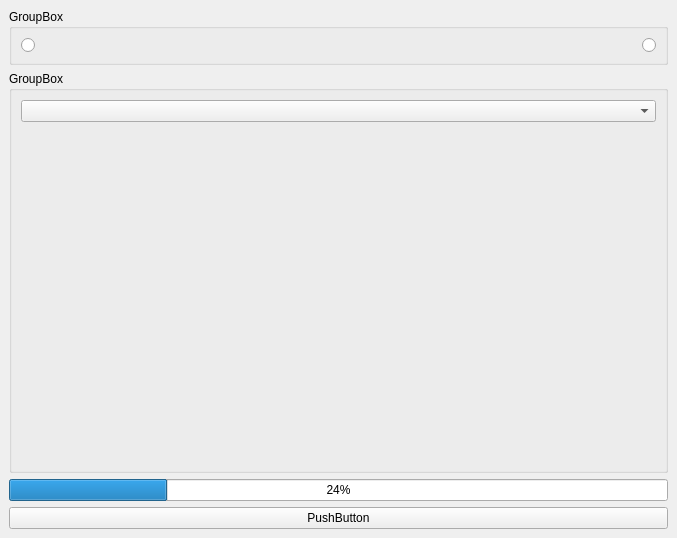
<?xml version="1.0" encoding="UTF-8"?>
<ui version="4.0">
 <class>MainWindow</class>
 <widget class="QMainWindow" name="MainWindow">
  <property name="geometry">
   <rect>
    <x>0</x>
    <y>0</y>
    <width>677</width>
    <height>538</height>
   </rect>
  </property>
  <property name="windowTitle">
   <string>MainWindow</string>
  </property>
  <widget class="QWidget" name="cWidgetMainWindow">
   <layout class="QVBoxLayout" name="verticalLayout_2">
    <item>
     <widget class="QGroupBox" name="gBoxMainRadioButton">
      <property name="title">
       <string>GroupBox</string>
      </property>
      <layout class="QHBoxLayout" name="horizontalLayout">
       <item>
        <widget class="QRadioButton" name="rbMainOn"/>
       </item>
       <item alignment="Qt::AlignRight">
        <widget class="QRadioButton" name="rbMainOff"/>
       </item>
      </layout>
     </widget>
    </item>
    <item>
     <widget class="QGroupBox" name="gBoxMainList">
      <property name="title">
       <string>GroupBox</string>
      </property>
      <layout class="QVBoxLayout" name="verticalLayout">
       <item>
        <widget class="QComboBox" name="cBoxMainList"/>
       </item>
       <item>
        <spacer name="verticalSpacer">
         <property name="orientation">
          <enum>Qt::Vertical</enum>
         </property>
         <property name="sizeHint" stdset="0">
          <size>
           <width>20</width>
           <height>40</height>
          </size>
         </property>
        </spacer>
       </item>
      </layout>
     </widget>
    </item>
    <item>
     <widget class="QProgressBar" name="pBarMainResult">
      <property name="value">
       <number>24</number>
      </property>
     </widget>
    </item>
    <item>
     <widget class="QPushButton" name="pbMainMake">
      <property name="text">
       <string>PushButton</string>
      </property>
     </widget>
    </item>
   </layout>
  </widget>
 </widget>
 <resources/>
 <connections/>
</ui>
